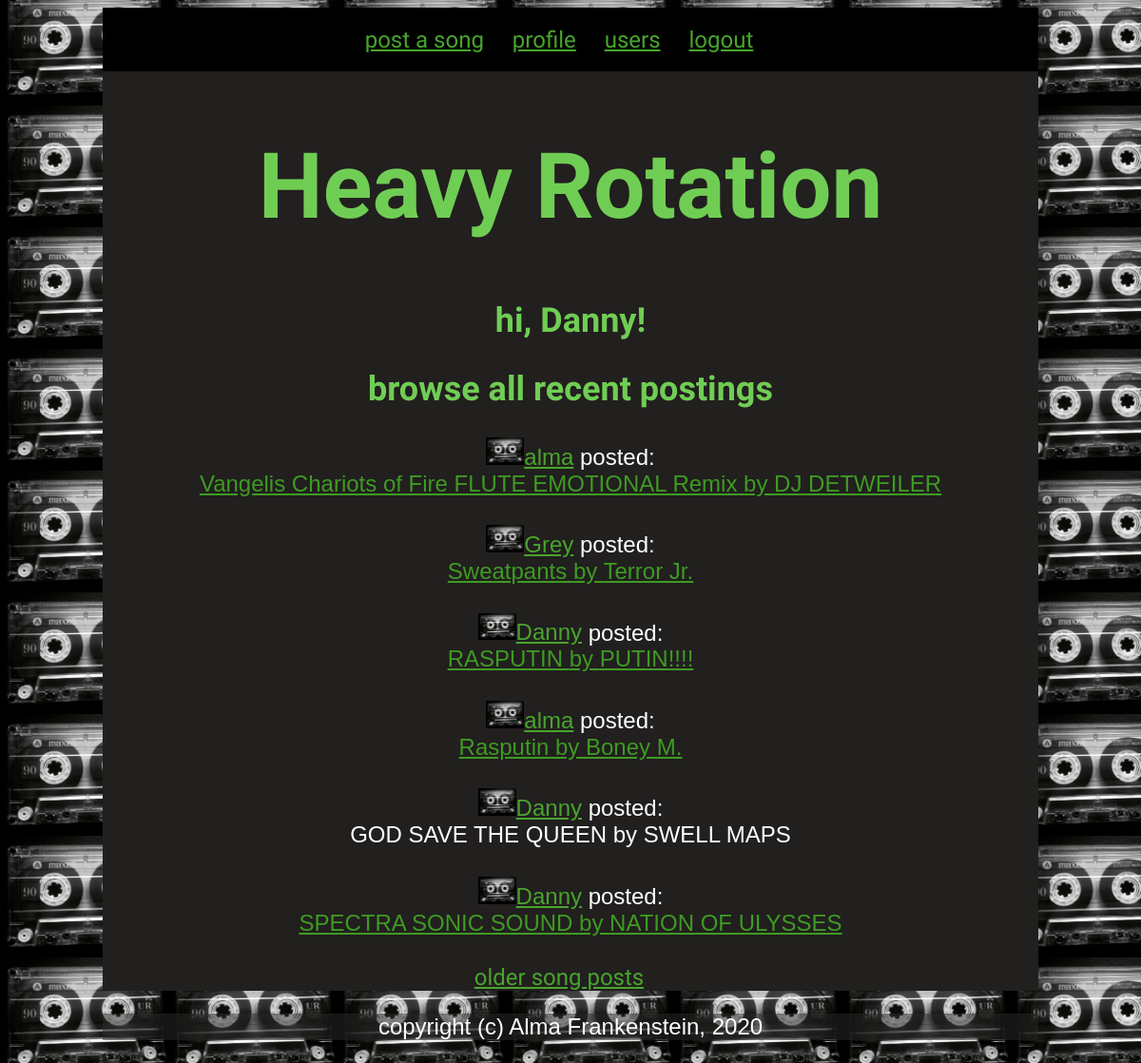
Screenshot of /browse (signed in) with the database file from the repository.
### models.py (models this page shows, shortened)
class User(UserMixin, db.Model):
    id = db.Column(db.Integer, primary_key=True)  # Column instance creates field
    username = db.Column(db.String(64), index=True, unique=True)
    password_hash = db.Column(db.String(128))
    songs = db.relationship('Song', backref='contributer', lazy='dynamic')
    about_me = db.Column(db.String(140))
    followed = db.relationship(         # many-to-many
        'User', secondary=followers,    # user being followed (left side following right side)
        primaryjoin=(followers.c.follower_id==id),
        secondaryjoin=(followers.c.followed_id==id),
        backref=db.backref('followers', lazy='dynamic'), lazy='dynamic')

class Song(db.Model):
    id = db.Column(db.Integer, primary_key=True)
    artist_name = db.Column(db.String(140))
    song_name = db.Column(db.String(140))
    song_link = db.Column(db.String(140))
    timestamp = db.Column(db.DateTime, index=True, default=datetime.utcnow)
    user_id = db.Column(db.Integer, db.ForeignKey('user.id'))

### heavy_app.py (the view)
@app.route('/browse')
@login_required
def browse():
    page = request.args.get('page', 1, type=int)
    songs = Song.query.order_by(Song.timestamp.desc()).paginate(page, app.config['SONGS_PER_PAGE'], False)
    next_url = url_for('browse', page=songs.next_num) \
        if songs.has_next else None
    prev_url = url_for('browse', page=songs.prev_num) \
        if songs.has_prev else None
    return render_template('browse.html', songs=songs.items, next_url=next_url, prev_url=prev_url)

### models.py (called while the page is built)
@login.user_loader
def load_user(id):
    return User.query.get(int(id))

### templates/browse.html (shortened to what this page needs)
{% extends "base.html" %}
{% block content %}
<div class="header">
  <a class="link" href="{{ url_for('index') }}">post a song</a>
  <a class="link" href="{{ url_for('user', username=current_user.username) }}">profile</a>
  <a class="link" href="{{ url_for('see_users') }}">users</a>
  <a class="link" href="{{ url_for('logout') }}">logout</a>
</div>
<h1>Heavy Rotation</h2>
<h2>hi, {{ current_user.username }}!</h3>
<h2>browse all recent postings</h2>
{% if songs %}
{% for song in songs %}
{% include '_song.html' %}
{% endfor %}
{% else %}
<h3>no songs posted yet</h3>
{% endif %}
{% if next_url %}
<a class="link" id="pag_url" href="{{ next_url }}">older song posts</a>
{% endif %}
{% endblock %}

### templates/_song.html
<div class="singleSong">
    <a style="color: rgb(72, 165, 44);" href="{{ url_for('user', username=song.contributer.username) }}">
    <img src="../static/cassette.jpg" width="40">{{ song.contributer.username }}</a>
    posted: <br>
    {% if song.song_link  %}
    <a style="color: rgb(62, 155, 34);" href="{{ song.song_link }}" target="blank">
        {{ song.song_name }} by {{ song.artist_name }}</a>
    {% else %}
    {{ song.song_name }} by {{ song.artist_name }}
    {% endif %}
    <br>
</div>

### templates/base.html (style rules this page uses)
body { color: rgb(112, 205, 84); text-align: center; font-family: Arial, Helvetica, sans-serif; font-size: x-large; margin-left: 9%; margin-right: 9%; background-color: #222222; background: repeating-linear-gradient(45deg, #555454 0%, #464545 10%, #494848 0%, #414040 50%) 0 / 15px 15px; background-image: url(../static/cassette.jpg); background-size: 177px 128px; }
.link { padding-right: 1em; color: rgb(72, 165, 44); text-align: center; }
#pag_url { color: rgb(72, 165, 44); text-align: center; font-family: 'Russo One'; }
.header { background-color: black; padding-top: 2%; padding-bottom: 2%; font-family: 'Russo One'; }
.singleSong { text-align: center; padding-bottom: 3%; color: white; }
h2 { font-family: 'Russo One'; }
h1 { color: rgb(112, 205, 84); font-family: 'Russo One', Arial, Helvetica, sans-serif; font-size: 4em; text-decoration: none; -webkit-transition: all 0.5s; -moz-transition: all 0.5s; transition: all 0.5s; -webkit-animation: neon1 1s ease-in-out infinite alternate; -moz-animation: neon1 1s ease-in-out infinite alternate; animation: neon1 1s ease-in-out infinite alternate; }

### rows the page displays
User: username "Danny"
Song: contributer.username "alma", song_name "Vangelis Chariots of Fire FLUTE EMOTIONAL Remix", artist_name "DJ DETWEILER"
Song: contributer.username "Grey", song_name "Sweatpants", artist_name "Terror Jr."
Song: contributer.username "Danny", song_name "RASPUTIN", artist_name "PUTIN!!!!"
Song: contributer.username "alma", song_name "Rasputin", artist_name "Boney M."
Song: contributer.username "Danny", song_name "GOD SAVE THE QUEEN", artist_name "SWELL MAPS"
Song: contributer.username "Danny", song_name "SPECTRA SONIC SOUND", artist_name "NATION OF ULYSSES"
